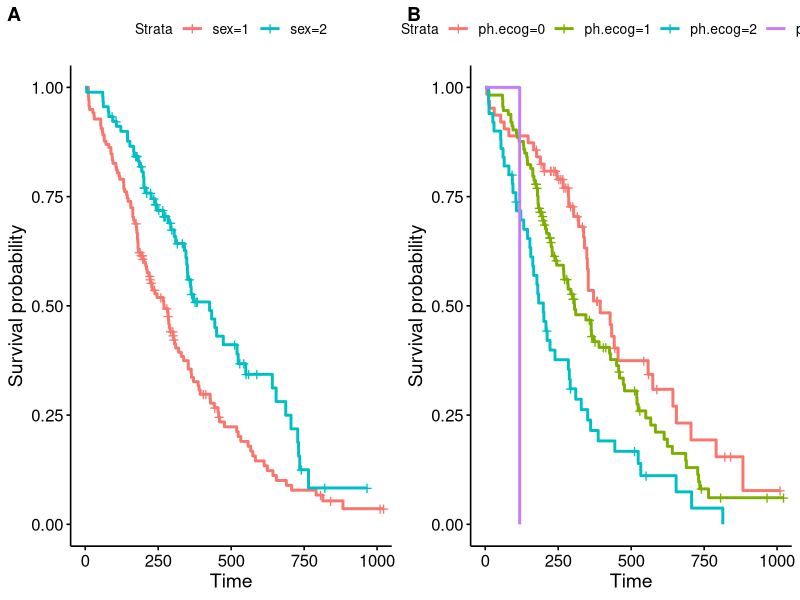

R code for this plot:
# scratch.R

# Test a vignette provided by MS-Copilot

library(survival)
library(survminer)
library(cowplot)

# Example data
head(lung)
lung <- survival::lung

# Fit models
fit1 <- survfit(Surv(time, status) ~ sex, data = lung)
fit2 <- survfit(Surv(time, status) ~ ph.ecog, data = lung)

# Create survival plots
plot1 <- ggsurvplot(fit1, data = lung, risk.table = FALSE)
plot2 <- ggsurvplot(fit2, data = lung, risk.table = FALSE)

# Combine only the survival curves (not risk tables)
combined_plot <- plot_grid(plot1$plot, plot2$plot, labels = c("A", "B"))

# Save the combined plot
ggsave("combined_survival_plot.png", plot = combined_plot, width = 10, height = 5, dpi = 300)


# ggsave("full_combined_plot.jpg", plot = print(combined_plot), width = 8, 
#        height = 6, dpi = 300,
#        path = "c:/Users/Charles.Burks/Desktop/")
